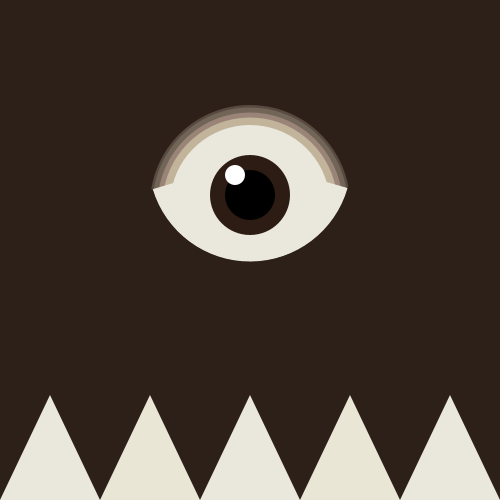
Frame 1 (no input)
Frame 60 (the mouse pressed at the canvas centre just before this capture): identical to frame 1, image omitted
Frame 120 (the mouse held since frame 60 and released just before this capture): identical to frame 1, image omitted

The Processing sketch that drew this single still picture (run headless with seeded random() and noise(); from frame 60 on, the mouse is pressed at the canvas centre):

// Processing sketch: processing_84436
// ── processing_84436.pde

// header
/******************************************
*  Processing Sketch Monster
*    
*  This is your first homework:
*  Make a monster like character
*  using simple shapes and color properties
*
*  Devon Hirth
******************************************/

// global variables


// setup
void setup()
{
  size(500, 500);
  smooth();
}

// draw
void draw()
{

  // Skin
  background( 45 , 32 , 25 );
 
  // Eye
  fill( 255 );
  noStroke();
  arc( 250,160 , 202,202 , 0.28 , 2.85 );
  
  // Lids
  fill( 89 , 74 , 65 );
  noStroke();
  arc( 250,205 , 200,200 , 3.3 , 6.1 );
  
  fill( 113 , 101 , 88 );
  noStroke();
  arc( 250,205 , 195,195 , 3.3 , 6.1 );
  
  fill( 154 , 132 , 120 );
  noStroke();
  arc( 250,205 , 185,185 , 3.3 , 6.1 );
  
  fill( 194 , 180 , 154 );
  noStroke();
  arc( 250,205 , 175,175 , 3.3 , 6.1 );
  
  // Eye White
  fill( 234 , 231 , 220 );
  noStroke();
  arc( 250,160 , 203,203 , 0.28 , 2.85 );
  
  fill( 234 , 231 , 220 );
  noStroke();
  arc( 250,205 , 160,160 , 3.3 , 6.1 );
  
  // Iris
  fill( 45 , 28 , 19 );
  noStroke();
  ellipse( 250,195 , 80 , 80 );
  
  fill( 0 );
  noStroke();
  ellipse( 250,195 , 50 , 50 );
  
  // Highlight
  fill( 255 );
  noStroke();
  ellipse( 235,175 , 20 , 20 );
  
  
  // Teeth
  fill( 234 , 231 , 220 );
  triangle( 0,500 , 50,395 , 100,500 );
  
  fill( 234 , 230 , 214 );
  triangle( 100,500 , 150,395 , 200,500 );
  
  fill( 234 , 231 , 220 );
  triangle( 200,500 , 250,395 , 300,500 );
  
  fill( 234 , 230 , 214 );
  triangle( 300,500 , 350,395 , 400,500 );
  
  fill( 234 , 231 , 220 );
  triangle( 400,500 , 450,395 , 500,500 );

}
